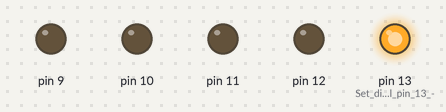
Simulated run of this sketch. Board: Arduino Uno, built with avr-gcc and run on an emulated ATmega328P. On the bench: output pins drawn as LEDs (lit = HIGH).

Above: at 0.05 s.
At 0.45 s:
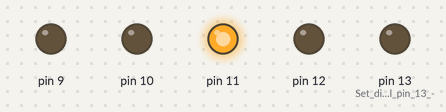
At 0.75 s:
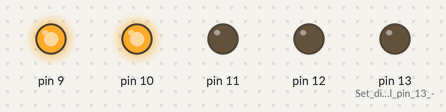
At 1.45 s:
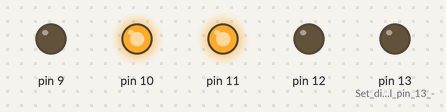
At 2.15 s:
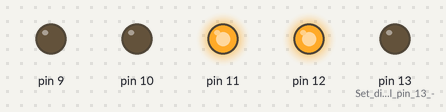
At 2.85 s:
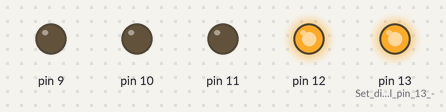
Timing chart, 0 to 3.1 s (numbered marks = the images above):
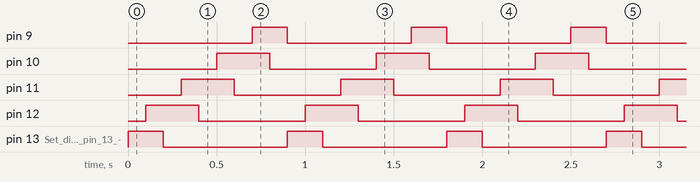

Measured:
- by itself, pin 9, pin 13 (Set_digital_pin_13_-): alternates HIGH for 0.20 s and LOW for 0.70 s
- by itself, pin 10–12: alternates HIGH for 0.30 s and LOW for 0.60 s
- by itself, everything shown: repeats every 0.90 s, in 9 steps

The sketch:

blink_lights.ino
```cpp
void setup() {  // setup
  pinMode(13, OUTPUT);            // Set digital pin 13 -> output
  pinMode(12, OUTPUT);
  pinMode(11, OUTPUT);
  pinMode(10, OUTPUT);
  pinMode(9, OUTPUT);
}

void loop() {   // put your main code here, to run repeatedly:
  digitalWrite(13, HIGH);
  delay(100);
  digitalWrite(12, HIGH);
  delay(100);
  digitalWrite(13, LOW);
  delay(100);
  digitalWrite(11, HIGH);
  delay(100);
  digitalWrite(12, LOW);
  delay(100);
  digitalWrite(10, HIGH);
  delay(100);
  digitalWrite(11, LOW);
  delay(100);
  digitalWrite(9, HIGH);
  delay(100);
  digitalWrite(10, LOW);
  delay(100);
  digitalWrite(9, LOW);
}
```
